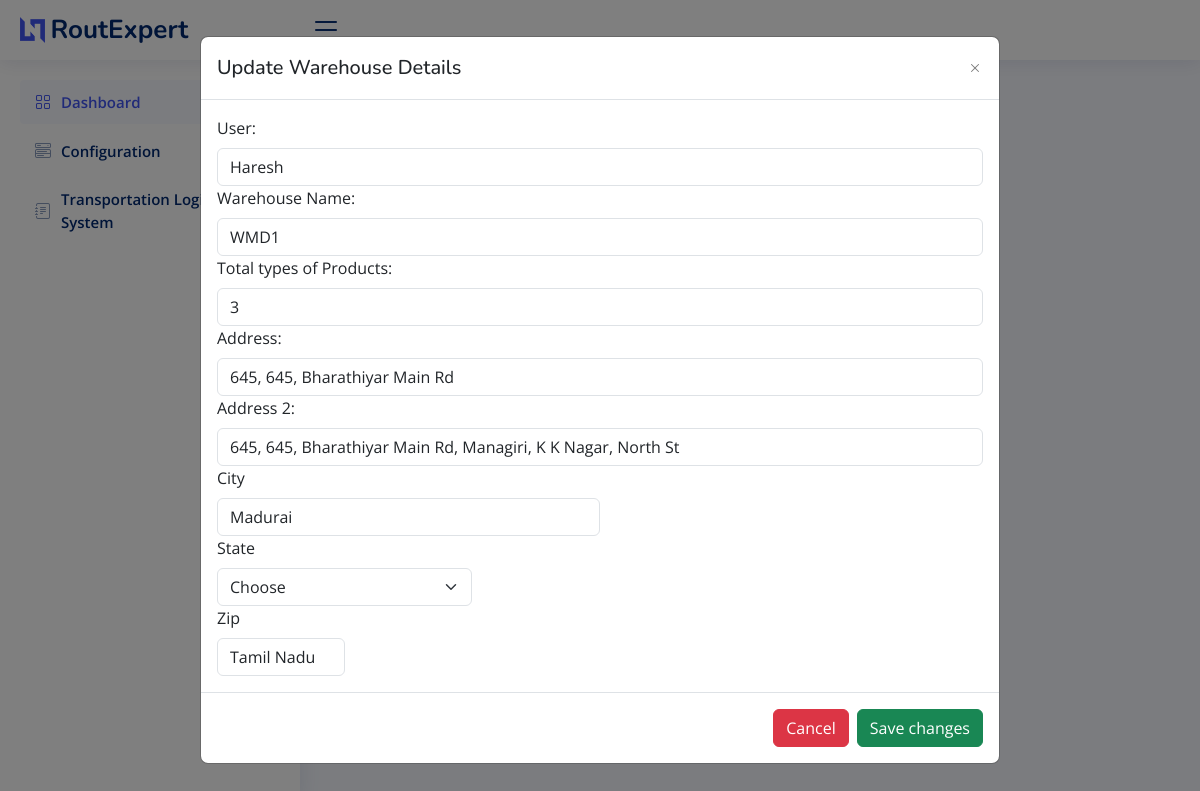
Page /update_warehouse/1 on the earlier database version.
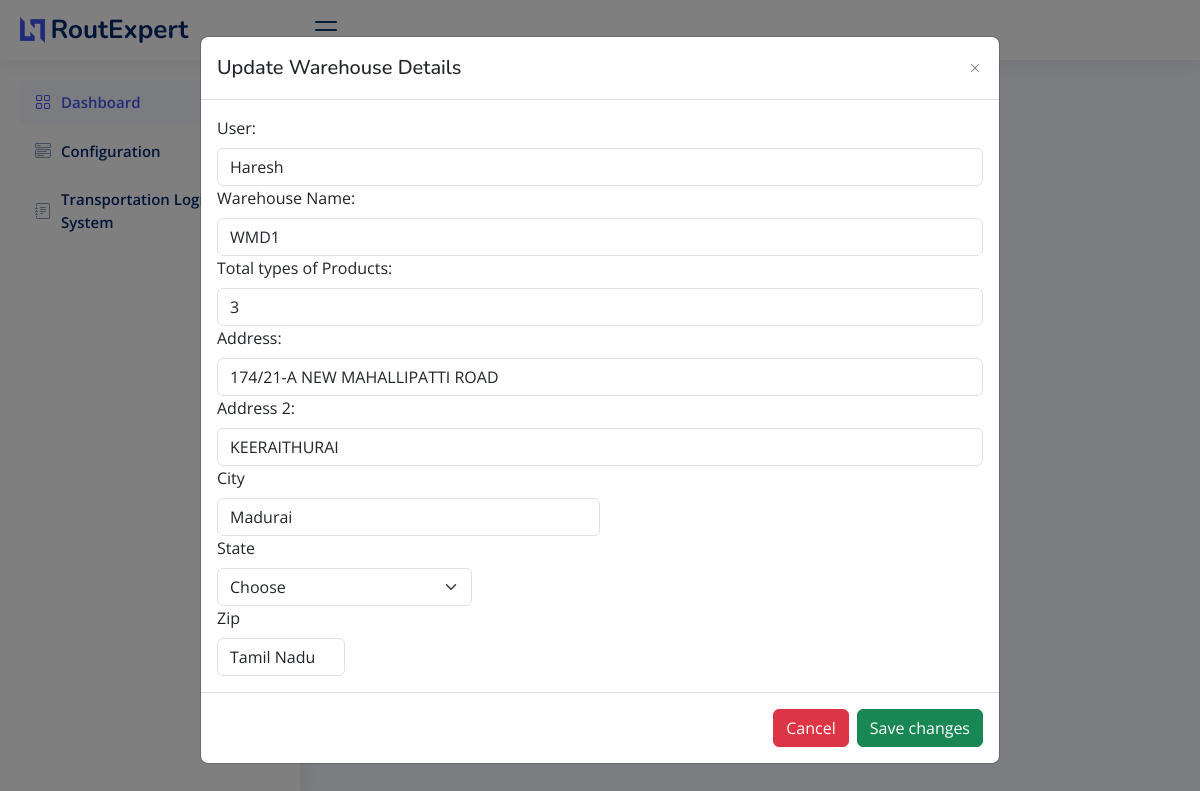
Same page on the later database version.
### sql_app/model.py (models this page shows)
class Warehouse(Base):
    __tablename__ = "Warehouse"
    id = Column(Integer, primary_key=True, index=True)
    warehouse_user_name = Column(String)
    warehouse_name = Column(String)
    warehouse_prod_types = Column(String)
    address_lane_1 = Column(String)
    address_lane_2 = Column(String)
    city = Column(String)
    state = Column(String)
    zip = Column(String)

### main.py (the view)
@app.get("/update_warehouse/{id}", response_class=HTMLResponse)
async def update_warehouse(request: Request, id: str):
    global id_global
    print(id)
    id_global = id
    all = db.query(Warehouse).all()
    warehouse_list = []
    for warehouse in all:
        warehouse_data = {
            "id": warehouse.id,
            "warehouse_user_name": warehouse.warehouse_user_name,
            "warehouse_name": warehouse.warehouse_name,
            "warehouse_prod_types": warehouse.warehouse_prod_types,
            "address_lane_1": warehouse.address_lane_1,
            "address_lane_2": warehouse.address_lane_2,
            "state": warehouse.state,
            "city": warehouse.city,
            "zip": warehouse.zip,
        }
        warehouse_list.append(warehouse_data)
    print(warehouse_list)
    warehouse = db.query(Warehouse).filter(Warehouse.id == id_global).first()
    print("Warehouse",warehouse)
    warehouse_list = []
    warehouse_data = {
        "id": warehouse.id,
        "warehouse_user_name": warehouse.warehouse_user_name,
        "warehouse_name": warehouse.warehouse_name,
        "warehouse_prod_types": warehouse.warehouse_prod_types,
        "address_lane_1": warehouse.address_lane_1,
        "address_lane_2": warehouse.address_lane_2,
        "state": warehouse.state,
        "city": warehouse.city,
        "zip": warehouse.zip,
    }
    warehouse_list.append(warehouse_data)
    return templates.TemplateResponse("update_warehouse.html", {"request": request, "warehouse": warehouse_list})

### templates/update_warehouse.html (shortened to what the changed rows need)
<!DOCTYPE html>
<html lang="en">
  <head>
    <link
      href="../static/assets/vendor/bootstrap/css/bootstrap.min.css"
      rel="stylesheet"
    />
    <link
      href="../static/assets/vendor/bootstrap-icons/bootstrap-icons.css"
      rel="stylesheet"
    />
    <link
      href="../static/assets/vendor/boxicons/css/boxicons.min.css"
      rel="stylesheet"
    />
    <link
      href="../static/assets/vendor/quill/quill.snow.css"
      rel="stylesheet"
    />
    <link
      href="../static/assets/vendor/quill/quill.bubble.css"
      rel="stylesheet"
    />
    <link
      href="../static/assets/vendor/remixicon/remixicon.css"
      rel="stylesheet"
    />
    <link
      href="../static/assets/vendor/simple-datatables/style.css"
      rel="stylesheet"
    />
    <link href="../static/assets/css/style.css" rel="stylesheet" />
  </head>
  <body>
    <main id="main" class="main">
        <div class="pagetitle">
          <h1>Warehouse</h1>
        </div>
        <section class="section dashboard">
              <div class="row">
                <div class="col-lg-12">
                    <div class="card">
                        <div class="modal" id="verticalycentered" tabindex="-1">
                            <div class="modal-dialog modal-dialog-centered modal-lg">
                              <div class="modal-content">
                                <div class="modal-body">
                                    {% for warehouse in warehouse %}
                                  <form id="addWarehouseForm">
                                    <label for="warehouseUserName" class="form-label">User:</label>
                                    <input type="text" class="form-control" id="warehouseUserName" name="warehouse_user_name" value="{{ warehouse.warehouse_user_name }}" required>
                                    <label for="warehouseName" class="form-label">Warehouse Name:</label>
                                    <input type="text" class="form-control" id="warehouseName" name="warehouse_name" value= "{{ warehouse.warehouse_name }}"required>
                                    <label for="warehouseProdTypes" class="form-label">Total types of Products:</label>
                                    <input type="text" class="form-control" id="warehouse_prod_types" name="warehouse_prod_types" value= "{{ warehouse.warehouse_prod_types }}"required>
                                    <label for="addressLane1" class="form-label">Address:</label>
                                    <input type="text" class="form-control" id="addressLane1" name="address_lane_1" value="{{ warehouse.address_lane_1 }}" required>
                                    <label for="addressLane2" class="form-label">Address 2:</label>
                                    <input type="text" class="form-control" id="addressLane2" name="address_lane_2" value="{{ warehouse.address_lane_2 }}">
                                    <div class="col-md-6">
                                      <label for="inputCity" class="form-label">City</label>
                                      <input type="text" class="form-control" id="inputCity" name="city" value="{{ warehouse.city }}" required>
                                      </div>
                                      <div class="col-md-4">
                                      <label for="state" class="form-label">State</label>
                                      <select id="state" class="form-select" name="state" value="{{ warehouse.state }}" required>
                                          <option selected>Choose</option>
                                      </select>
                                      </div>
                                      <div class="col-md-2">
                                      <label for="inputZip" class="form-label">Zip</label>
                                      <input type="text" class="form-control" id="inputZip" name="zip" value="{{ warehouse.state }}" >
                                      </div>
                                    </form>
                                    {% endfor %}
                                </div>
                              </div>
                            </div>
                          </div>
                    </div>
                  </div>
              </div>
          </section>
        </main>
  </body>
</html>

Differences in the rows shown:
changed Warehouse "Haresh": address_lane_1 "645, 645, Bharathiyar Main Rd" → "174/21-A NEW MAHALLIPATTI ROAD"; address_lane_2 "645, 645, Bharathiyar Main Rd, Managiri, K K Nagar, North St" → "KEERAITHURAI"
